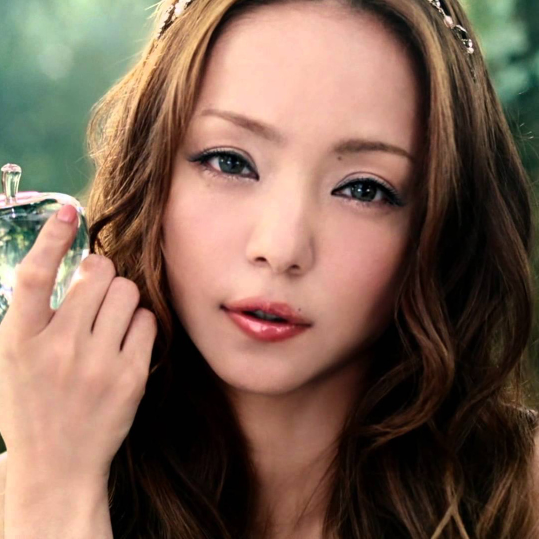
#> input picture images/namie-amuro/01.jpg, 1078 x 1078 px (shown at 1/2 size); its folder holds 4 pictures in this run
$ python to_gray_scale.py   (Python 2 division)   (older library calls are emulated)
#> lines starting #> are read from the running program, lines starting #| are printed output that depends on the picture
# -*- coding:utf-8 -*-
import numpy
import cv2
cascade_path = '/usr/local/share/OpenCV/haarcascades/haarcascade_frontalface_alt.xml'
for i in xrange(1, 12):
    path = "./images/namie-amuro/"
    filename = "%02d.jpg" % i
    filepath = path + filename

    #ファイル読み込み
    image = cv2.imread(filepath)
#> image is the input picture: shape (1078, 1078, 3); mean B, G, R 84.2, 99.6, 126.5
    #グレースケール変換
    image_gray = cv2.cvtColor(image, cv2.cv.CV_BGR2GRAY)
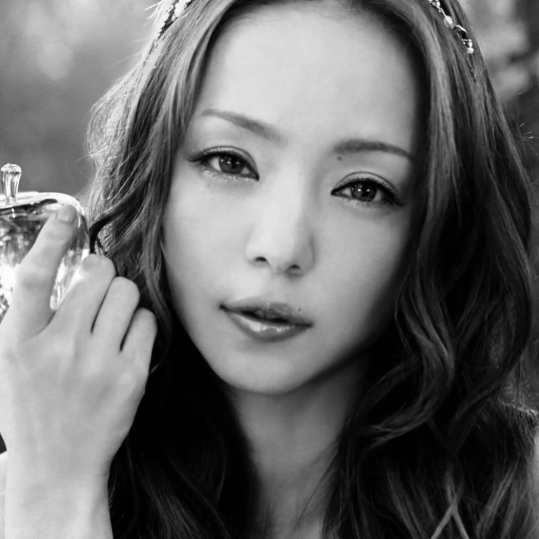
#> image_gray: shape (1078, 1078) (shown at 1/2 size); min 0, max 255, mean 105.9
    #カスケード分類器の特徴量を取得する
    cascade = cv2.CascadeClassifier(cascade_path)
    #物体認識（顔認識）の実行
    facerect = cascade.detectMultiScale(
                    image_gray, scaleFactor=1.1, minNeighbors=1, minSize=(1, 1))
#> facerect = [[251, 104, 652, 652]]

    print filepath, len(facerect)
#| ./images/namie-amuro/01.jpg 1

    if len(facerect) <= 0:
        continue

    rect = facerect[0]
#> rect = [251, 104, 652, 652]
    for r in facerect:
        if rect[2] < r[2]:
            rect = r
#> this loop made 1 pass


    x = rect[0]
#> x = 251
    y = rect[1]
#> y = 104
    w = rect[2]
#> w = 652
    h = rect[3]
#> h = 652

    # img[y: y + h, x: x + w]
    new_image_name = 'face_' + filename
    new_image = cv2.imwrite(path + new_image_name, image_gray[y:y+h, x:x+w])
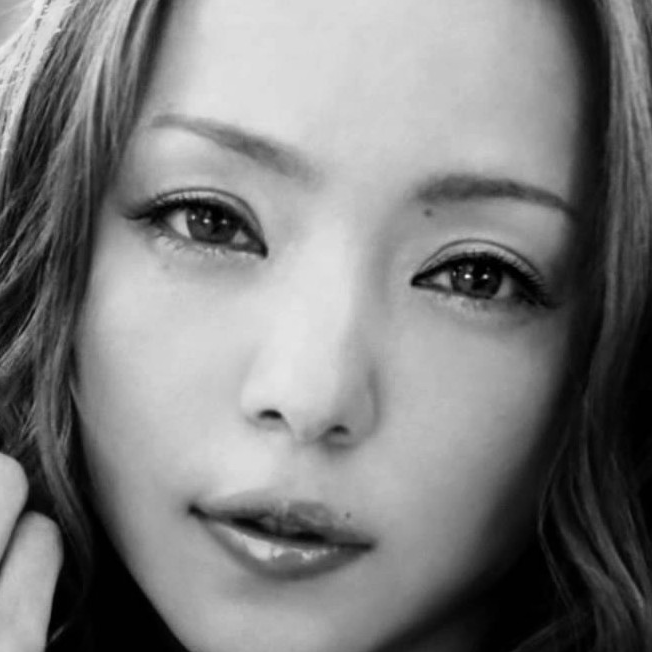
#> saved as face_01.jpg: shape (652, 652); min 0, max 248, mean 125.3
    print(image_gray)
#> (printed output is left out)
    print(new_image)
#| True
#> pass 2 of the loop `for i in xrange(1, 12):`:
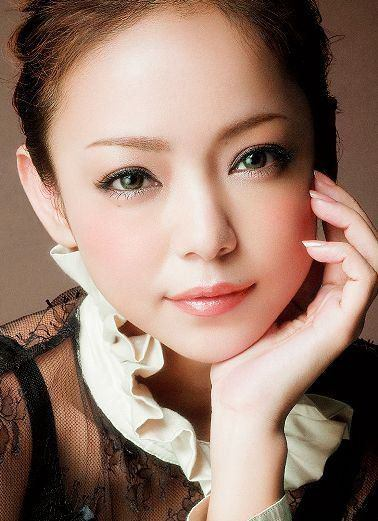
#> input picture images/namie-amuro/02.jpg, 378 x 521 px
#> image is the input picture: shape (521, 378, 3); mean B, G, R 110.6, 124.3, 152.7
#> `image_gray = cv2.cvtColor(image, cv2.cv.CV_BGR2GRAY)`:
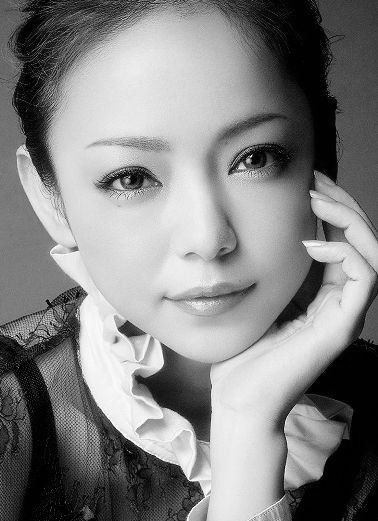
#> image_gray: shape (521, 378); min 0, max 255, mean 131.3
#> facerect = [[45, 51, 307, 307]]
#| ./images/namie-amuro/02.jpg 1
#> rect = [45, 51, 307, 307]
#> the loop `for r in facerect:` made 1 pass
#> x = 45
#> y = 51
#> w = 307
#> `new_image = cv2.imwrite(path + new_image_name, image_gray[y:y+h, x:x+w])`:
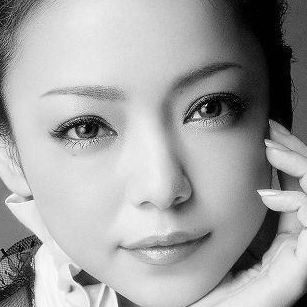
#> saved as face_02.jpg: shape (307, 307); min 0, max 255, mean 162.9
#> (printed output is left out)
#| True
#> pass 3 of the loop `for i in xrange(1, 12):`:
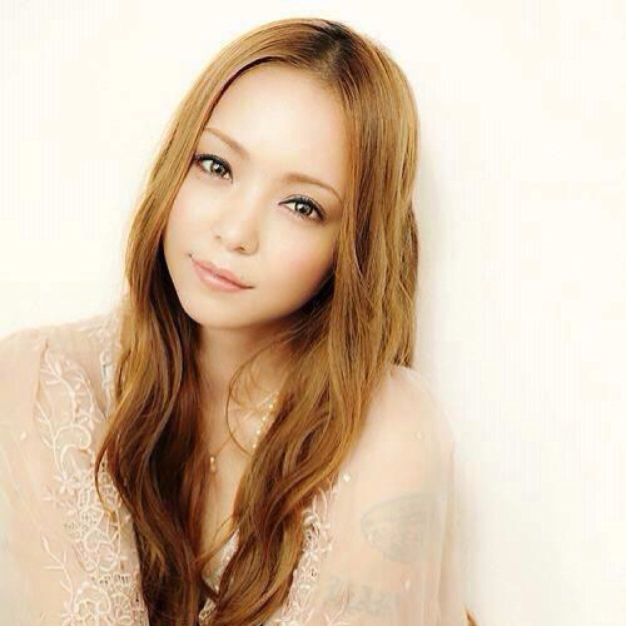
#> input picture images/namie-amuro/03.jpg, 1252 x 1252 px (shown at 1/2 size)
#> image is the input picture: shape (1252, 1252, 3); mean B, G, R 170.1, 192.6, 214.4
#> `image_gray = cv2.cvtColor(image, cv2.cv.CV_BGR2GRAY)`:
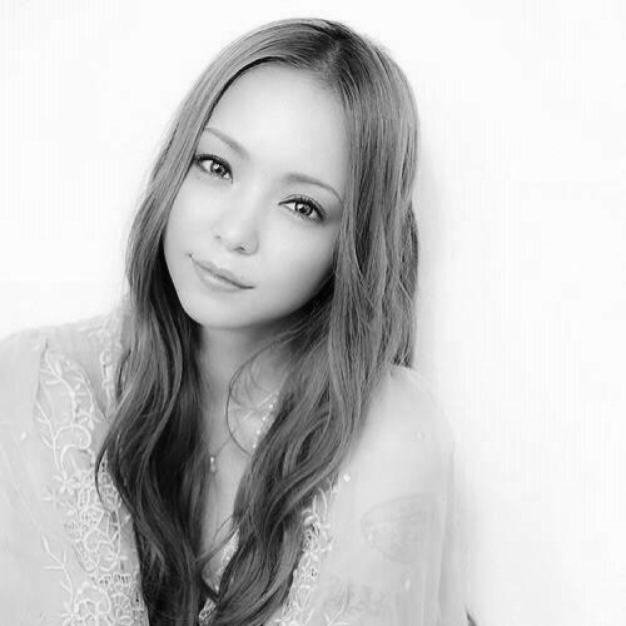
#> image_gray: shape (1252, 1252) (shown at 1/2 size); min 1, max 255, mean 196.5
#> facerect = [[242, 153, 511, 511]]
#| ./images/namie-amuro/03.jpg 1
#> rect = [242, 153, 511, 511]
#> the loop `for r in facerect:` made 1 pass
#> x = 242
#> y = 153
#> w = 511
#> `new_image = cv2.imwrite(path + new_image_name, image_gray[y:y+h, x:x+w])`:
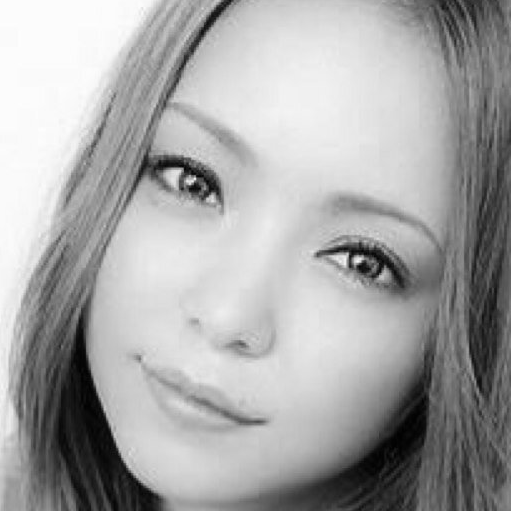
#> saved as face_03.jpg: shape (511, 511); min 1, max 254, mean 166.9
#> (printed output is left out)
#| True
#> (the run stopped early here; a loop or call above may not have finished)
